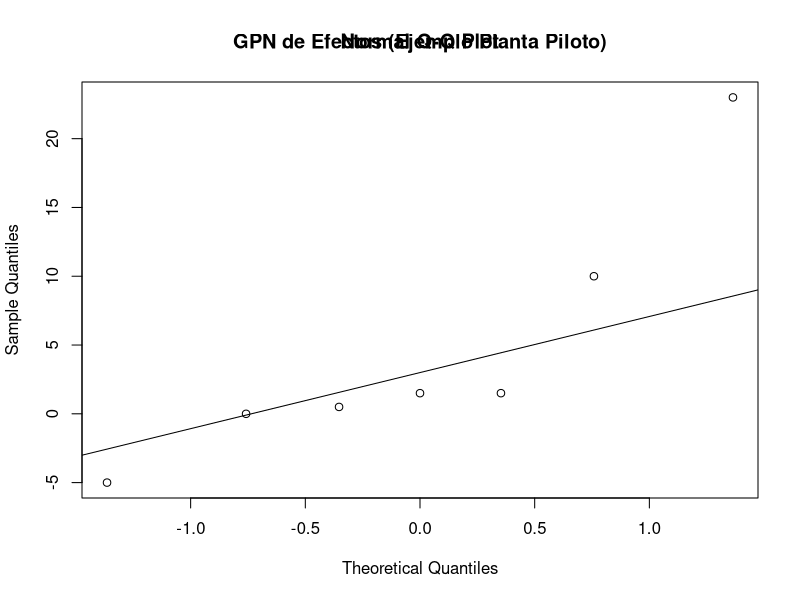
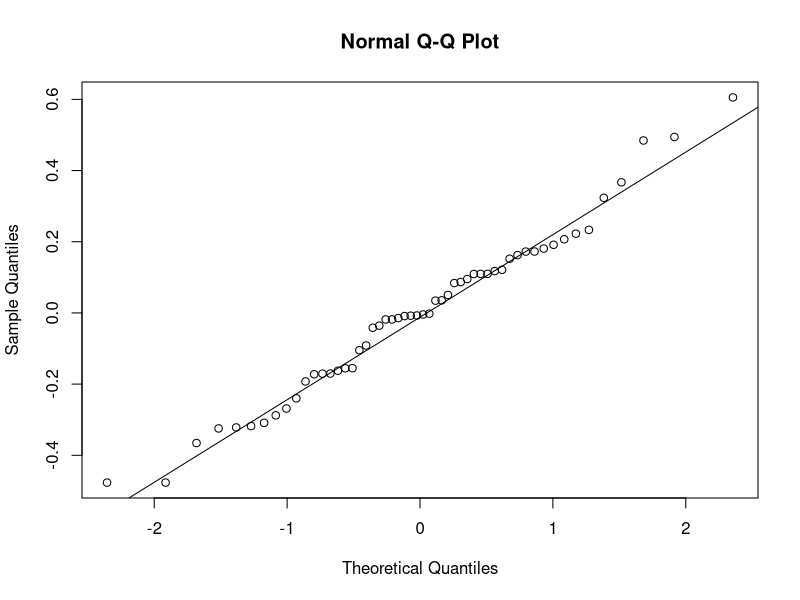
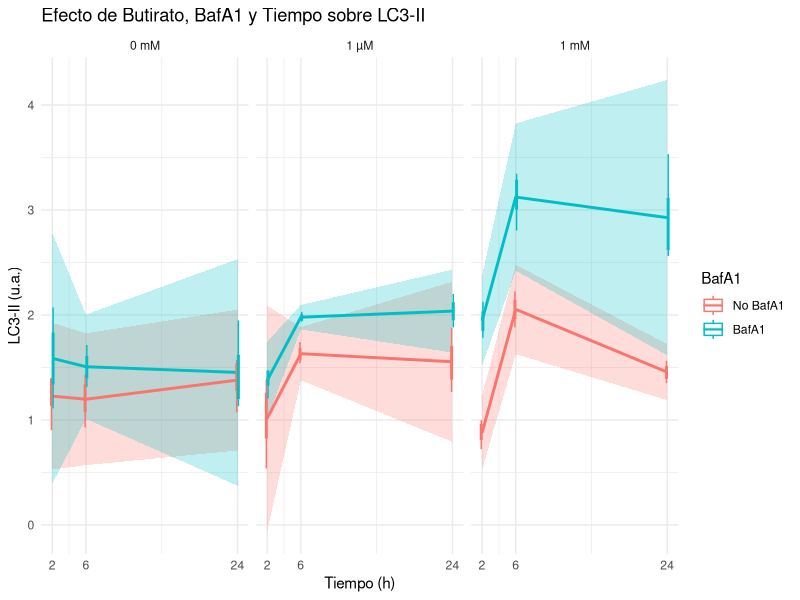
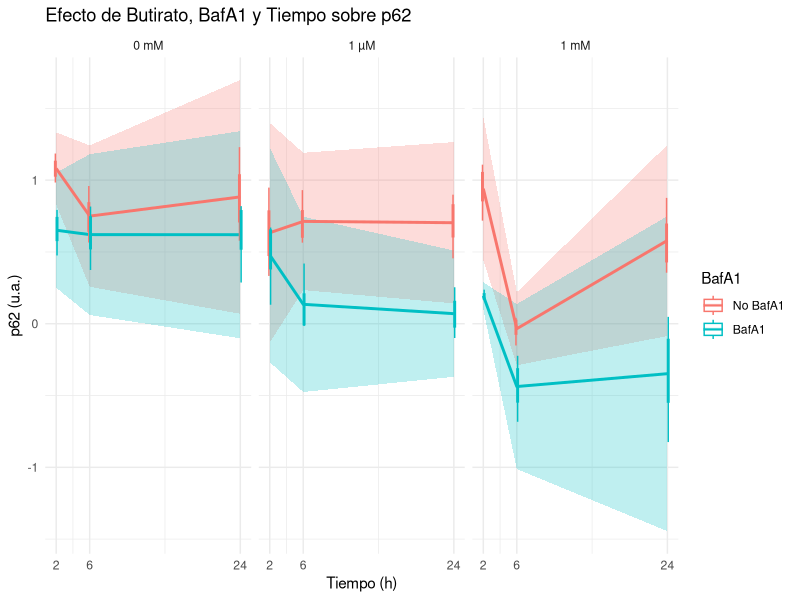
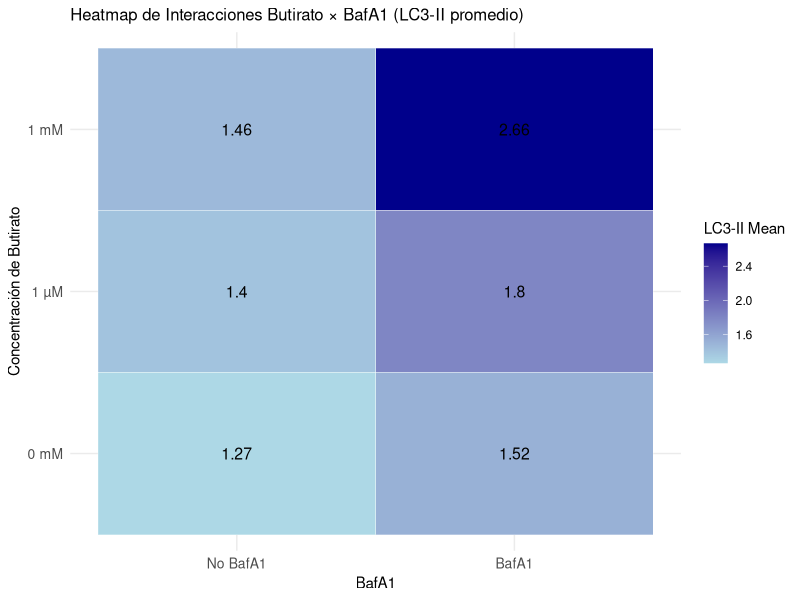
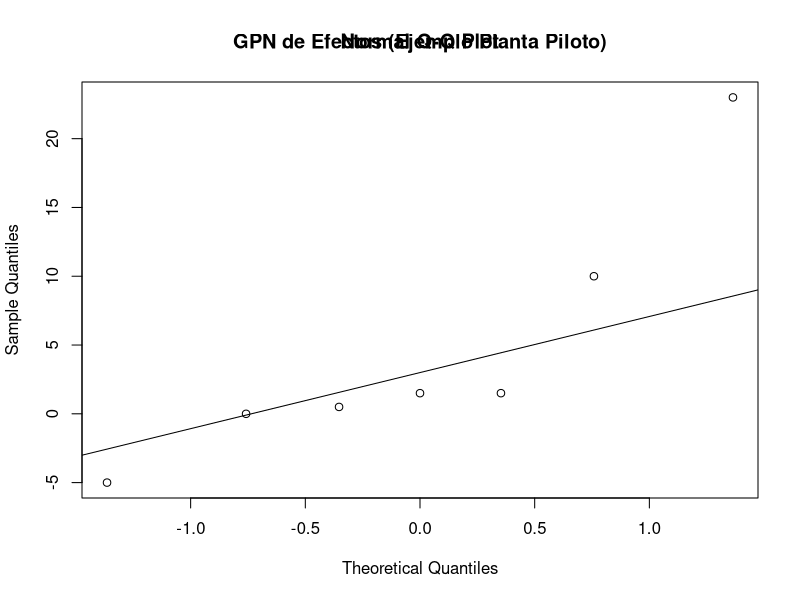

Recreate these plots in R, in order.
## ---- chunk 1
knitr::opts_chunk$set(
  echo    = TRUE,
  warning = FALSE,
  message = FALSE
)
# install.packages(c("tidyverse", "broom", "car", "multcomp", "pwr", "lmtest"))
## ---- chunk 2
library(tidyverse)   # dplyr, tidyr, ggplot2
library(broom)       # Salidas 'tidy' de modelos
library(car)         # Anova(type II), Levene, VIF
library(multcomp)    # Tukey HSD
library(pwr)         # Potencia estadística
library(lmtest)      # Diagnósticos adicionales

# Niveles de factores
butyrate_levels <- c("0 mM", "1 µM", "1 mM")
baf_levels      <- c("No BafA1", "BafA1")
time_levels     <- c("2h", "6h", "24h")

# Diseño factorial completo (18 combinaciones)
design_base <- expand.grid(
  ButyrateConc   = butyrate_levels,
  BafA1          = baf_levels,
  Time           = time_levels,
  KEEP.OUT.ATTRS = FALSE
)

# Añadir réplicas biológicas
n_replicates <- 3
design <- design_base[rep(seq_len(nrow(design_base)),
                          each = n_replicates), ] |>
          mutate(Rep = rep(seq_len(n_replicates),
                           times = nrow(design_base)))

head(design)
## ---- chunk 3
set.seed(0)  # Reproducibilidad

simulate_data <- function(df, sigma = 0.3, vary_effects = 1) {
  intercept <- 1.0

  eff_but <- c("0 mM" = 0,
               "1 µM" = 0.2 * vary_effects,
               "1 mM" = 0.6 * vary_effects)

  eff_baf <- c("No BafA1" = 0,
               "BafA1"    = 0.4 * vary_effects)

  eff_time <- c("2h" = 0,
                "6h" = 0.3 * vary_effects,
                "24h"= 0.2 * vary_effects)

  df <- df |>
    mutate(
      LC3_mean = intercept +
                 eff_but[ButyrateConc] +
                 eff_baf[BafA1] +
                 eff_time[Time] +
                 ifelse(ButyrateConc == "1 µM" & BafA1 == "BafA1", 0.2*vary_effects, 0) +
                 ifelse(ButyrateConc == "1 mM" & BafA1 == "BafA1", 0.7*vary_effects, 0) +
                 ifelse(ButyrateConc == "1 µM" & Time == "2h",     -0.2*vary_effects, 0) +
                 ifelse(ButyrateConc == "1 mM" & Time == "2h",     -0.6*vary_effects, 0) +
                 ifelse(ButyrateConc == "1 µM" & Time == "24h",    -0.05*vary_effects, 0) +
                 ifelse(ButyrateConc == "1 mM" & Time == "24h",    -0.10*vary_effects, 0) +
                 ifelse(BafA1 == "BafA1"       & Time == "2h",     -0.05*vary_effects, 0),
      LC3_II  = LC3_mean + rnorm(nrow(df), 0, sigma),
      p62     = 1 - 0.8*(LC3_mean - 1) + rnorm(nrow(df), 0, sigma)
    )

  return(df)
}

design <- simulate_data(design, sigma = 0.3)
head(design)
design <- design |> mutate(Time_hr = as.numeric(str_remove(Time, "h")))
## ---- chunk 4
y <- c(60, 72, 54, 68, 52, 83, 45, 80)
cambios_T <- c(72-60, 68-54, 83-52, 80-45)
efecto_T_def <- mean(cambios_T)
efecto_T_def
## ---- chunk 5
signos_T <- c(-1, 1, -1, 1, -1, 1, -1, 1)
efecto_T_vec <- sum(signos_T * y) / (length(y)/2)
efecto_T_vec
## ---- chunk 6
# Algoritmo de Yates para 2^3
yates <- function(y) {
  n <- length(y)
  for (step in 1:log2(n)) {
    y_new <- rep(0, n)
    for (i in seq(1, n, by = 2^step)) {
      for (j in 1:(2^(step-1))) {
        a <- y[i + j - 1]
        b <- y[i + j + 2^(step-1) - 1]
        y_new[i + j - 1] <- a + b
        y_new[i + j + 2^(step-1) - 1] <- b - a
      }
    }
    y <- y_new
  }
  effects <- y / (n / 2)
  effects[1] <- effects[1] / 2
  return(effects)
}

effects_yates <- yates(y)
effects_yates
## ---- chunk 7
efec <- effects_yates[2:8]
sorted_efectos <- sort(efec)
n <- length(sorted_efectos)
P <- (1:n - 0.5) / n * 100
qqnorm(sorted_efectos)
qqline(sorted_efectos)
title("GPN de Efectos (Ejemplo Planta Piloto)")
## ---- chunk 8
model_lc3 <- lm(LC3_II ~ ButyrateConc * BafA1 * Time, data = design)
Anova(model_lc3, type = "II")
## ---- chunk 9
resid_lc3 <- residuals(model_lc3)

# Normalidad
shapiro.test(resid_lc3)

# Homocedasticidad
design <- design |>
  mutate(group = interaction(ButyrateConc, BafA1, Time))
leveneTest(LC3_II ~ group, data = design)

# Multicolinealidad
vif(model_lc3)
## ---- chunk 10
qqnorm(resid_lc3); qqline(resid_lc3)
## ---- chunk 11
aov_lc3 <- aov(LC3_II ~ ButyrateConc * BafA1, data = design)
TukeyHSD(aov_lc3)
## ---- chunk 12
total_N <- nrow(design)
u <- 18 - 1
v <- total_N - 18
f2 <- 0.25^2 / (1 - 0.25^2)

potencia <- pwr.f2.test(u = u,
                        v = v,
                        f2 = f2,
                        sig.level = 0.05,
                        power = NULL)

cat("Potencia alcanzada con N=54 (efecto mediano f=0.25):", round(potencia$power, 3), "\n")
cat("Interpretación: Con esta potencia (~0.75), hay 75% chance de detectar efecto real si existe. Para >0.85, aumentar N.\n")
## ---- chunk 13
model_p62 <- lm(p62 ~ ButyrateConc * BafA1 * Time, data = design)
Anova(model_p62, type = "II")
summary(model_p62)$r.squared
## ---- chunk 14
sigma_vec <- c(0.1, 0.3, 0.5)
design_template <- design

sens_df <- map_dfr(sigma_vec, function(s) {
  d  <- simulate_data(design_template, sigma = s)
  m  <- lm(LC3_II ~ ButyrateConc * BafA1 * Time, data = d)
  tibble(
    sigma = s,
    R2    = summary(m)$r.squared,
    pInt  = Anova(m, type = "II")["ButyrateConc:BafA1", "Pr(>F)"]
  )
})

sens_df
## ---- chunk 15
stats_lc3 <- design |>
  group_by(ButyrateConc, BafA1, Time) |>
  summarise(
    mean = mean(LC3_II),
    sd   = sd(LC3_II),
    n    = n(),
    .groups = "drop"
  ) |>
  mutate(
    SEM  = sd / sqrt(n),
    CI95 = SEM * qt(0.975, df = n - 1),
    Time_hr = as.numeric(str_remove(Time, "h"))
  )

p_lc3 <- ggplot(design,
                aes(x = Time_hr,
                    y = LC3_II,
                    colour = BafA1)) +
  geom_ribbon(
    data = stats_lc3,
    aes(x    = Time_hr,
        ymin = mean - CI95,
        ymax = mean + CI95,
        fill = BafA1),
    alpha       = 0.25,
    colour      = NA,
    inherit.aes = FALSE
  ) +
  geom_line(
    data = stats_lc3,
    aes(x = Time_hr, y = mean, colour = BafA1),
    size = 1,
    inherit.aes = FALSE
  ) +
  geom_boxplot(
    aes(group = interaction(Time, BafA1)),
    width    = 0.35,
    position = position_dodge(0.4),
    alpha    = 0.45
  ) +
  facet_wrap(~ ButyrateConc) +
  labs(x = "Tiempo (h)",
       y = "LC3-II (u.a.)",
       title = "Efecto de Butirato, BafA1 y Tiempo sobre LC3-II") +
  theme_minimal() +
  scale_x_continuous(breaks = c(2, 6, 24)) +
  guides(fill = "none")
## ---- chunk 16
stats_p62 <- design |>
  group_by(ButyrateConc, BafA1, Time) |>
  summarise(
    mean = mean(p62),
    sd   = sd(p62),
    n    = n(),
    .groups = "drop"
  ) |>
  mutate(
    SEM  = sd / sqrt(n),
    CI95 = SEM * qt(0.975, df = n - 1),
    Time_hr = as.numeric(str_remove(Time, "h"))
  )

p_p62 <- ggplot(design,
                aes(x = Time_hr,
                    y = p62,
                    colour = BafA1)) +
  geom_ribbon(
    data = stats_p62,
    aes(x    = Time_hr,
        ymin = mean - CI95,
        ymax = mean + CI95,
        fill = BafA1),
    alpha       = 0.25,
    colour      = NA,
    inherit.aes = FALSE
  ) +
  geom_line(
    data = stats_p62,
    aes(x = Time_hr, y = mean, colour = BafA1),
    size = 1,
    inherit.aes = FALSE
  ) +
  geom_boxplot(
    aes(group = interaction(Time, BafA1)),
    width    = 0.35,
    position = position_dodge(0.4),
    alpha    = 0.45
  ) +
  facet_wrap(~ ButyrateConc) +
  labs(x = "Tiempo (h)",
       y = "p62 (u.a.)",
       title = "Efecto de Butirato, BafA1 y Tiempo sobre p62") +
  theme_minimal() +
  scale_x_continuous(breaks = c(2, 6, 24)) +
  guides(fill = "none")
## ---- chunk 17
stats_heat <- design |>
  group_by(ButyrateConc, BafA1) |>
  summarise(mean_LC3 = mean(LC3_II), .groups = "drop")

p_heat <- ggplot(stats_heat, aes(x = BafA1, y = ButyrateConc, fill = mean_LC3)) +
  geom_tile(color = "white") +
  geom_text(aes(label = round(mean_LC3, 2)), color = "black", size = 4) +
  scale_fill_gradient(low = "lightblue", high = "darkblue") +
  labs(title = "Heatmap de Interacciones Butirato × BafA1 (LC3-II promedio)",
       x = "BafA1",
       y = "Concentración de Butirato",
       fill = "LC3-II Mean") +
  theme_minimal() +
  theme(axis.text = element_text(size = 10),
        plot.title = element_text(size = 12))
## ---- chunk 18
# Exportar datos
write_csv(design, "simulated_data.csv")

# Guardar gráficos ggplot
ggsave("lc3_plot.png",            plot = p_lc3, width = 7, height = 4)
ggsave("p62_plot.png",            plot = p_p62, width = 7, height = 4)
ggsave("interactions_heat.png",   plot = p_heat, width = 5, height = 4)

# Guardar el Q-Q plot de efectos (base R)
png(filename = "gpn_plot.png", width = 500, height = 400)
qqnorm(sorted_efectos)
qqline(sorted_efectos)
title("GPN de Efectos (Ejemplo Planta Piloto)")
dev.off()
